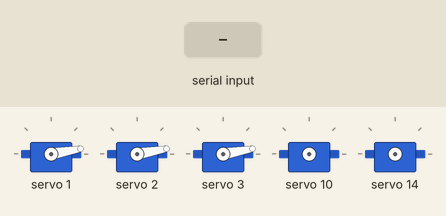
Simulated run of this sketch. Board: Arduino Uno, built with avr-gcc and run on an emulated ATmega328P. Parts: 5 × servo. The inputs (shaded band) are chosen by the test bench. What the sketch prints to the serial monitor is not drawn.

Above: at 1.3 s.
1.4 s: "90 45\n" received over Serial
2.9 s: "30 150\n" received over Serial
4.4 s: "1 90\n" received over Serial
At 5.7 s:
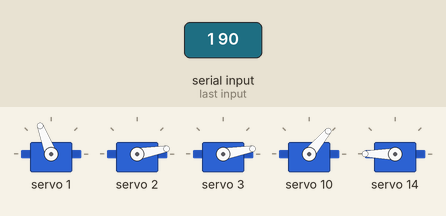
Timing chart, 0 to 7.4 s (numbered marks = the images above; inputs shaded):
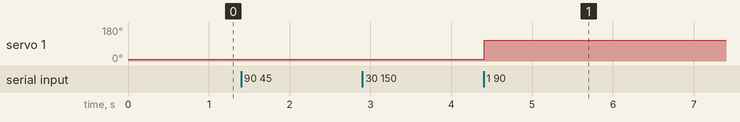

The sketch:

motor_characterization.ino
```cpp
#include <Wire.h>
#include <Adafruit_PWMServoDriver.h>

Adafruit_PWMServoDriver pwm = Adafruit_PWMServoDriver();

// ---- Servo calibration (tune these if needed) ----
#define SERVOMIN     90     // ~0°
#define SERVOMAX     600     // ~180°
#define SERVO_FREQ   50      // 50 Hz hobby servos

// ---- App limits/neutral (same semantics as your first sketch) ----
const int MIN_ANGLE = 0;
const int MAX_ANGLE = 30;
const int NEUTRAL_ANGLE = 15;

// ---- Which PCA9685 channels have servos plugged in ----
const uint8_t SERVO_CHANNELS[] = {1, 2, 3};
const uint8_t NUM_SERVOS = sizeof(SERVO_CHANNELS) / sizeof(SERVO_CHANNELS[0]);

// ---- State per servo ----
int  targetAngle[NUM_SERVOS];
bool pendingWrite[NUM_SERVOS];

// Map 0–180° to PCA9685 ticks
int angleToPulse(int angle) {
  if (angle < 0) angle = 0;
  if (angle > 180) angle = 180;
  return map(angle, 0, 180, SERVOMIN, SERVOMAX);
}

// Write an angle to a *channel* (not index)
void writeServoAngle(uint8_t channel, int angle) {
  pwm.setPWM(channel, 0, angleToPulse(angle));
}

// Find index in SERVO_CHANNELS for a given PCA9685 channel; returns -1 if not found
int indexForChannel(int ch) {
  for (uint8_t i = 0; i < NUM_SERVOS; ++i)
    if (SERVO_CHANNELS[i] == ch) return i;
  return -1;
}

void setup() {
  Serial.begin(9600);
  while (!Serial) {}

  pwm.begin();
  pwm.setPWMFreq(SERVO_FREQ);
  delay(10);

  // Initialize all servos to neutral
  for (uint8_t i = 0; i < NUM_SERVOS; ++i) {
    targetAngle[i]  = NEUTRAL_ANGLE;
    pendingWrite[i] = true;
    writeServoAngle(SERVO_CHANNELS[i], NEUTRAL_ANGLE);
    pendingWrite[i] = false;
  }

  Serial.println("PCA9685 multi-servo controller ready.");
  Serial.println("Commands:");
  Serial.println("  <ch> <angle>   e.g. '2 15' (angle 0..30)");
  Serial.println("  all <angle>    e.g. 'all 10'");
  Serial.println("  neutral        (set all to 25)");
  Serial.println("  off <ch>       (disable pulses on channel)");
}

void loop() {
  // ---- Parse one full line ----
  if (Serial.available() > 0) {
    String line = Serial.readStringUntil('\n');
    line.trim();
    if (line.length())
    {
      // Lowercase for easy keyword matching
      // String lower = line; lower.toLowerCase();

      // Handle "neutral"
      // if (lower == "neutral") {
      //   for (uint8_t i = 0; i < NUM_SERVOS; ++i) {
      //     targetAngle[i]  = NEUTRAL_ANGLE;
      //     pendingWrite[i] = true;
      //   }
      //   Serial.println("All servos -> NEUTRAL (60°)");
      // }
      // // Handle "all <angle>"
      // else if (lower.startsWith("all")) {
      //   int space = lower.indexOf(' ');
      //   if (space > 0) {
      //     int ang = lower.substring(space + 1).toInt();
      //     if (ang >= MIN_ANGLE && ang <= MAX_ANGLE) {
      //       for (uint8_t i = 0; i < NUM_SERVOS; ++i) {
      //         targetAngle[i]  = ang;
      //         pendingWrite[i] = true;
      //       }
      //       Serial.print("All servos -> ");
      //       Serial.print(ang);
      //       Serial.println("°");
      //     } else {
      //       Serial.print("Angle out of range (");
      //       Serial.print(MIN_ANGLE); Serial.print("..");
      //       Serial.print(MAX_ANGLE); Serial.println(").");
      //     }
      //   } else {
      //     Serial.println("Usage: all <angle>");
      //   }
      // }

      // // Handle "<ch> <angle>"
      // else {
        // Accept format: "2 15"
        // Extract first integer as ch, second as angle
        int firstSep = -1;
        for (uint16_t i = 0; i < line.length(); ++i) {
          char c = line[i];
          if (c == ' ') { firstSep = i; break; }
        }

        if (firstSep > 0) {
          String chStr = line.substring(0, firstSep); chStr.trim();
          String rest  = line.substring(firstSep + 1); rest.trim();

          int ch = chStr.toInt();
          // get angle = first integer in rest
          int angle = rest.toInt();

          // int idx = indexForChannel(ch);

          writeServoAngle(ch, angle);


          // if (idx < 0) {
          //   // Serial.print("Channel "); Serial.print(ch); Serial.println(" not in SERVO_CHANNELS.");
          // } else if (angle < MIN_ANGLE || angle > MAX_ANGLE) {
          //   // Serial.print("Angle out of range (");
          //   // Serial.print(MIN_ANGLE); Serial.print("..");
          //   // Serial.print(MAX_ANGLE); Serial.println(").");
          // } else {
          //   targetAngle[idx]  = angle;
          //   pendingWrite[idx] = true;
          //   // Serial.print("Ch "); Serial.print(ch);
          //   // Serial.print(" -> "); Serial.print(angle); Serial.println("°");
          // }
        }
        // else {
        //   // Serial.println("Invalid command. Try: <ch> <angle>");
        // }
      // }
    }
  }

  // // ---- Apply any pending writes ----
  // for (uint8_t i = 0; i < NUM_SERVOS; ++i) {
  //   if (pendingWrite[i]) {
  //     writeServoAngle(SERVO_CHANNELS[i], targetAngle[i]);
  //     pendingWrite[i] = false;
  //     Serial.print("wrote to "); Serial.print(SERVO_CHANNELS[i]); Serial.print(" angle: "); Serial.println(targetAngle[i]);
  //   }
  // }


  delay(10);
}
```

Measured:
- after the input at 4.4 s, servo 1: 10° → 111° at once
